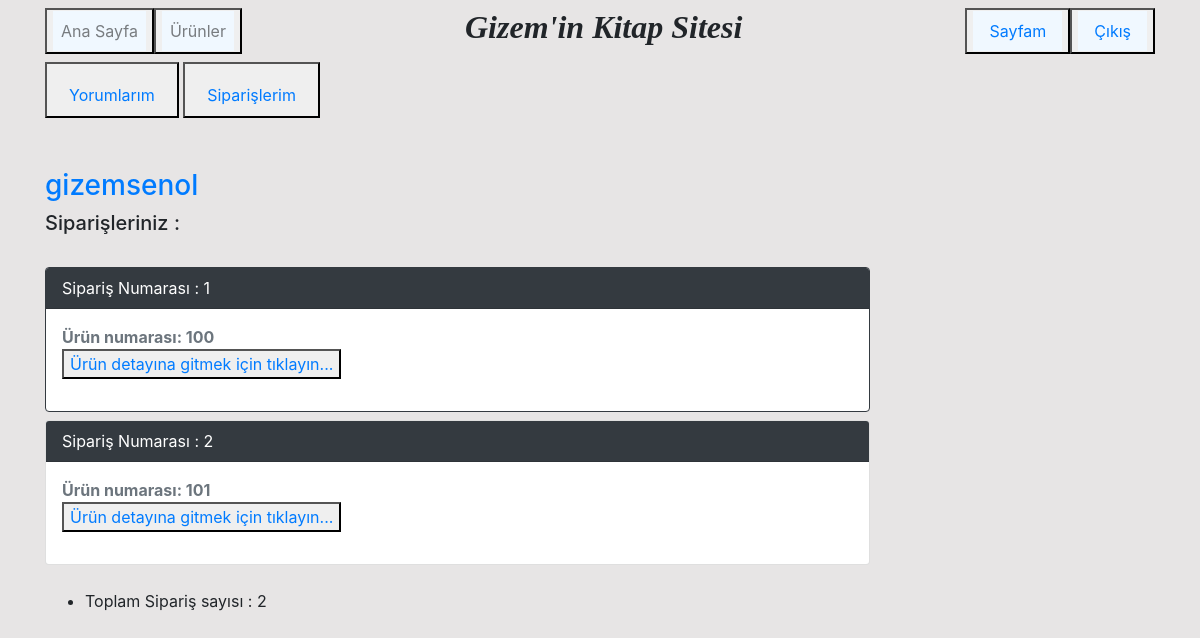
Page /accounts/dashboard/orders/ (signed in) on the committed database.
### personal_portfolio/products/models.py (models this page shows)
class Order(models.Model):
    product = models.ForeignKey(Product, on_delete=models.CASCADE, related_name='orders')
    user = models.ForeignKey(User, on_delete=models.CASCADE, related_name='orders')
    class Meta:
        db_table = 'orders'

### personal_portfolio/accounts/views.py (the view)
# urls.py: path('dashboard/orders/', views.order_view, name = 'order_view'),
def order_view(request):
    user = User.objects.get(username = request.user)
    orders = Order.objects.filter(user_id = user.id)
    orders.length = len(orders)
    context = {
        'orders': orders,
    }
    return render (request, 'orders.html', context)

### personal_portfolio/accounts/templates/orders.html (shortened to what this page needs)
{% extends 'base.html' %}
{% block content %}
<button><a  style="float:right;margin-top: 10px;margin-right: 0ch" class="nav-link" href="{% url 'comment_view' %}">Yorumlarım</a></button>
<button><a  style="float:right;margin-top: 10px;margin-right: 0ch" class="nav-link" href="{% url 'order_view' %}">Siparişlerim</a></button>
<div class="row user">
  <div class="col-md-9">
    <div class="tab-content">
      <div class="tab-pane active" id="user-timeline">
        <div class="timeline-post">
            <div class="post-media">
              <div class="content">
                <br><br>
                <h3><a href="#">{{user.get_username}}</a></h3>
              </div>
            </div>
          <div class="post-content">
              {%if orders%}<h5>Siparişleriniz :</h5><br>{%endif%}
              {% for order in orders %}
              <div class="card {% if forloop.last %}mb-4{% else %}mb-2{% endif %} {% if forloop.first %}border-dark{% endif %}">
                  <div class="card-header text-white bg-dark py-2 px-3">Sipariş Numarası : {{order.id}}</div>
                <div class="card-body p-3">
                  <div class="row">
                    <div class="col-10">
                      <div class="row mb-3">
                        <div class="col-6">
                          <strong class="text-muted">Ürün numarası: {{ order.product_id }}</strong>
                          <button><a href="{% url 'product_detail' order.product_id %}">Ürün detayına gitmek için tıklayın... </a></button>
                        </div>
                      </div>
                    </div>
                  </div>
                </div>
              </div>
            {% endfor %}
        </div>
          <ul class="post-utility">
            <li class="comments">Toplam Sipariş sayısı : {{orders.length}}</li>
          </ul>
        </div>
      </div>
      </div>
    </div>
  </div>
</div>
{% endblock %}

### rows in the picture
Order: id "1", product_id "100"
Order: id "2", product_id "101"

### other values in the picture
{{ user.get_username }} "gizemsenol"
{{ orders.length }} "2"
